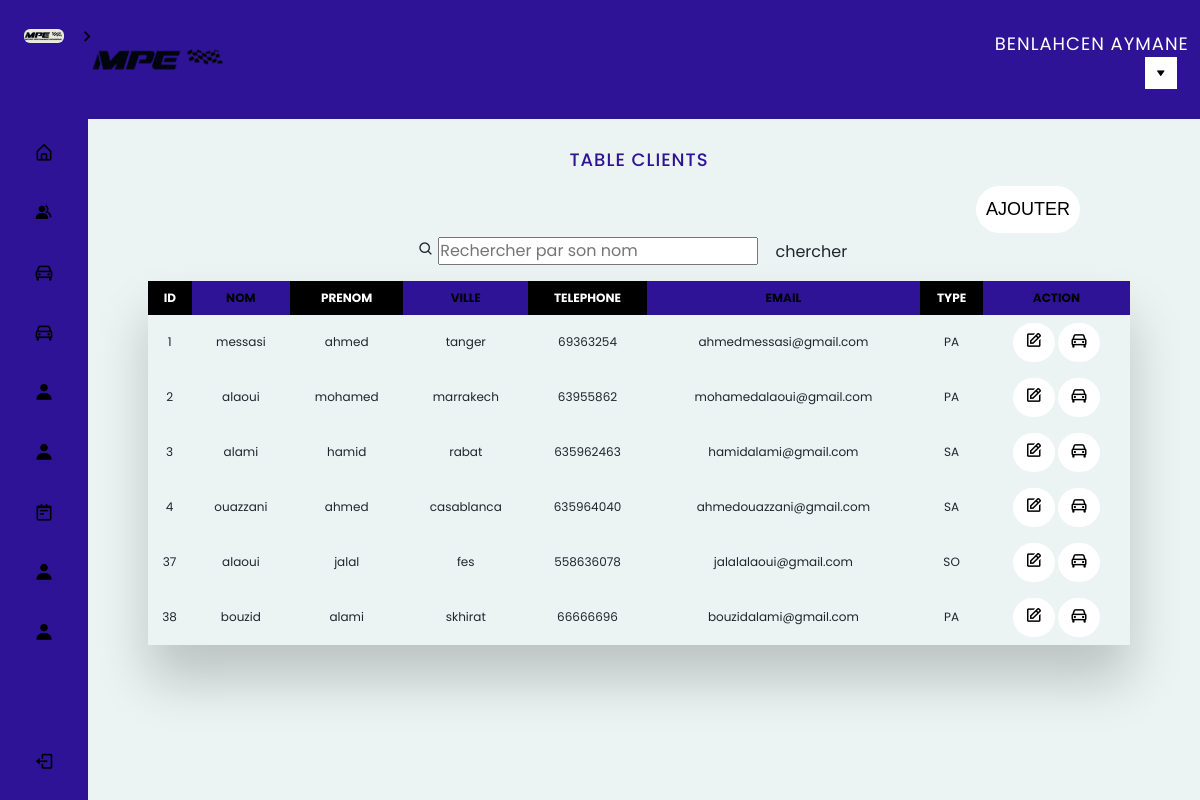
The app's page /admin/client.php (signed in) with its own data.
### tables this page shows
CREATE TABLE `client` (
  `id_client` int(11) NOT NULL,
  `nom` varchar(50) DEFAULT NULL,
  `prenom` varchar(50) DEFAULT NULL,
  `ville` varchar(10) DEFAULT NULL,
  `tel` int(15) DEFAULT NULL,
  `email` varchar(200) DEFAULT NULL,
  `type` varchar(10) DEFAULT NULL
);

### admin/client.php (the view)
<?php include 'header.php'; ?>
<h2>Table Clients</h2></br>
<div class="text-center ml-4">
    <form method="GET">
        <i class='bx bx-search icon'></i>
        <input type="text" name="s" id="s" placeholder="Rechercher par son nom" autocomplete="off">
        <input class="btn" type="submit" name="chercher" value="chercher">
    </form>
</div>
<div class="ml-auto">
    <a class="btn btn-customm" href="ajouterclient.php">AJOUTER</a>
</div>
<div class="table-wrapper">
    <table class="fl-table">
        <thead>
            <th>ID</th>
            <th>NOM</th>
            <th>PRENOM</th>
            <th>VILLE</th>
            <th>TELEPHONE</th>
            <th>EMAIL</th>
            <th>TYPE</th>
            <th>ACTION</th>
        </thead>
        <?php
        if (isset($_GET['chercher'])) {
            $s = $_GET['s'];
            $allclients = $cnx->query("SELECT * FROM client;");
            if (isset($_GET['s']) and !empty($_GET['s'])) {
                $recherche = htmlspecialchars($_GET['s']);
                $allclients = $cnx->query("SELECT * FROM client WHERE nom like  '%$s%' ");
            }
            if ($allclients->rowCount() > 0) {
                while ($client = $allclients->fetch()) {
        ?>
                    <tbody>
                        <tr>
                            <td>
                                <?php echo $client['id_client'] ?>
                            </td>
                            <td>
                                <?php echo $client['nom'] ?>
                            </td>
                            <td>
                                <?php echo $client['prenom'] ?>
                            </td>
                            <td>
                                <?php echo $client['ville'] ?>
                            </td>
                            <td>
                                <?php echo $client['tel'] ?>
                            </td>
                            <td>
                                <?php echo $client['email'] ?>
                            </td>
                            <td>
                                <?php echo $client['type'] ?>
                            </td>
                            <td>
                                <div class="aymxx">
                                    <a class="btn btn-custom" href="modifierclient.php?idclient=<?php echo $client['id_client'] ?>"><i class='bx bx-edit icon'></i></a>
                                    <a class="btn btn-custom" href="supprimerclient.php?idclient=<?php echo $client['id_client'] ?>"><i class='bx bx-car icon'></i></a>
                                </div>
                            </td>
                        </tr>
                    <?php } ?>
                    </tbody>
    </table>
<?php }
        } else {  ?>
<?php
            $mysqli = new mysqli("localhost", "root", "", "db_maintenance");
            $mysqli->set_charset("utf8");
            $requete = "SELECT * FROM client";
            $resultat = $mysqli->query($requete); ?>
<tbody>
    <?php
            while ($ligne = $resultat->fetch_assoc()) {
    ?>
        <tr>
            <td>
                <?php echo $ligne['id_client'] ?>
            </td>
            <td>
                <?php echo $ligne['nom'] ?>
            </td>
            <td>
                <?php echo $ligne['prenom'] ?>
            </td>
            <td>
                <?php echo $ligne['ville'] ?>
            </td>
            <td>
                <?php echo $ligne['tel'] ?>
            </td>
            <td>
                <?php echo $ligne['email'] ?>
            </td>
            <td>
                <?php echo $ligne['type'] ?>
            </td>
            <td>
                <div class="aymxx">
                    <a class="btn btn-custom" href="modifierclient.php?idclient=<?php echo $ligne['id_client'] ?>"><i class='bx bx-edit icon'></i></a>
                    <a class="btn btn-custom" href="supprimerclient.php?idclient=<?php echo $ligne['id_client'] ?>"><i class='bx bx-car icon'></i></a>
                </div>
            </td>
        </tr>
    <?php }
            $mysqli->close(); ?>
</tbody>
</table>
<?php } ?>

### admin/header.php (shortened to what this page needs)
<?php
include 'cnx.php';
?>
<!DOCTYPE html>
<html lang="fr">
<head>
    <link href="https://cdn.jsdelivr.net/npm/bootstrap@5.2.0-beta1/dist/css/bootstrap.min.css" rel="stylesheet">
    <link rel="stylesheet" href="css/style.css">
    <link href='https://unpkg.com/boxicons@2.1.1/css/boxicons.min.css' rel='stylesheet'>
</head>
<body>
    <nav class="sidebar close">
        <header>
            <div class="image-text">
                <span class="image">
                    <a href="index.php">
                        <img src="img/logo.jpeg" alt="">
                    </a>
                </span>
            </div>
            <i class='bx bx-chevron-right toggle'></i>
        </header>
        <div class="menu-bar">
            <div class="menu">
                <ul class="menu-links">
                    <li class="nav-link">
                        <a href="index.php">
                            <i class='bx bx-home-alt icon'></i>
                        </a>
                    </li>
                    <li class="nav-link">
                        <a href="client.php">
                            <i class='bx bxs-group icon'></i>
                        </a>
                    </li>
                    <li class="nav-link">
                        <a href="voiture.php">
                            <i class='bx bx-car icon'></i>
                        </a>
                    </li>
                    <li class="nav-link">
                        <a href="piece.php">
                            <i class='bx bx-car icon'></i>
                        </a>
                    </li>
                    <li class="nav-link">
                        <a href="equipe.php">
                            <i class='bx bxs-user icon'></i>
                        </a>
                    </li>
                    <li class="nav-link">
                        <a href="employeur.php">
                            <i class='bx bxs-user icon'></i>
                        </a>
                    </li>
                    <li class="nav-link">
                        <a href="reparation.php">
                            <i class='bx bx-notepad icon'></i>
                        </a>
                    </li>
                    <li class="nav-link">
                        <a href="user.php">
                            <i class='bx bxs-user icon'></i>
                        </a>
                    </li>
                    <li class="nav-link">
                        <a href="garage.php">
                            <i class='bx bxs-user icon'></i>
                        </a>
                    </li>
                </ul>
            </div>
            <div class="bottom-content">
                <li class="">
                    <a href="logout.php">
                        <i class='bx bx-log-out icon'></i>
                    </a>
                </li>
            </div>
        </div>
    </nav>
    <section class="home">
        <div class="tfff">
            <header class="headerf">
                <img class="logo" src="img/image2.png" alt="logo">
                <span class="userrr">
                    <?php
                    $email = $_SESSION['admin'];
                    $query = "select * from admin where email = '$email'";
                    $stm = $cnx->prepare($query);
                    $stm->execute();
                    $admin = $stm->fetch();
                    echo $admin['nom'] . ' ' . $admin['prenom'];
                    ?></ </span>
                    <div class="dropdown">
                        <button class="dropbtn"><i class='bx bxs-down-arrow'></i></button>
                    </div>
            </header>

### records on screen
client: id_client "1", nom "messasi", prenom "ahmed", ville "tanger", tel "69363254", email "ahmedmessasi@gmail.com", type "PA"
client: id_client "2", nom "alaoui", prenom "mohamed", ville "marrakech", tel "63955862", email "mohamedalaoui@gmail.com", type "PA"
client: id_client "3", nom "alami", prenom "hamid", ville "rabat", tel "635962463", email "hamidalami@gmail.com", type "SA"
client: id_client "4", nom "ouazzani", prenom "ahmed", ville "casablanca", tel "635964040", email "ahmedouazzani@gmail.com", type "SA"
client: id_client "37", nom "alaoui", prenom "jalal", ville "fes", tel "558636078", email "jalalalaoui@gmail.com", type "SO"
client: id_client "38", nom "bouzid", prenom "alami", ville "skhirat", tel "66666696", email "bouzidalami@gmail.com", type "PA"

### other values on screen
$admin['nom'] "BENLAHCEN"
$admin['prenom'] "AYMANE"
